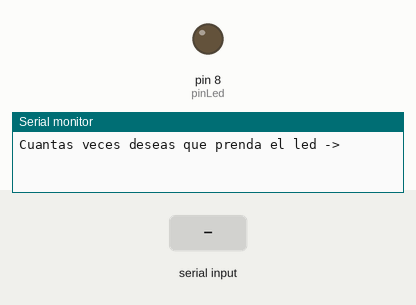
Bench run of a sketch on a simulated Arduino Uno, built with avr-gcc and run on an emulated ATmega328P. On the bench: output pins drawn as LEDs (lit = HIGH), the last lines printed to the serial monitor. Dashed ring = blinking. The test bench sets the inputs (shaded band).

Above: at 1.2 s.
1.3 s: "90,45\n" received over Serial
At 1.7 s:
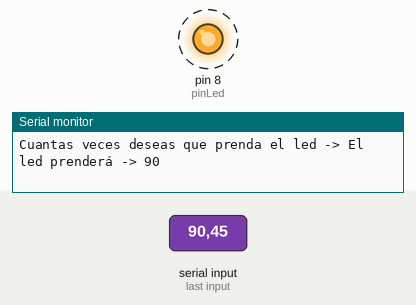
Timing chart, 0 to 10.3 s (numbered marks = the images above; inputs shaded):
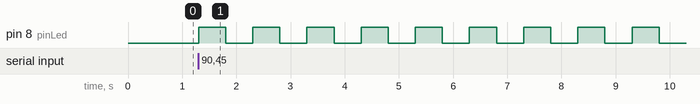

Measured:
- after the input at 1.3 s, pin 8 (pinLed): alternates HIGH for 0.50 s and LOW for 0.50 s, starting at once

The sketch:

clase10.ino
```cpp
int numero;
String mensaje = "Cuantas veces deseas que prenda el led -> ";
int relax = 500;
int pinLed = 8;

void setup() {
  // Inicializa la comunicación serial a 9600 baudios
  Serial.begin(9600);
  pinMode(pinLed, OUTPUT);
}

void loop() {
  // Muestra el mensaje al usuario
  Serial.print(mensaje);

  // Espera hasta que esté disponible al menos un byte en el puerto serial
  while(Serial.available() == 0) {
  }

  // Lee el número ingresado por el usuario
  numero = Serial.parseInt();

  // Imprime el número de veces que se prenderá el LED
  Serial.print("El led prenderá -> ");
  Serial.println(numero);

  for (int i = 0; i < numero; i++) {
    digitalWrite(pinLed, HIGH);
    delay(relax);
    digitalWrite(pinLed, LOW);
    delay(relax);
  }
}
```
